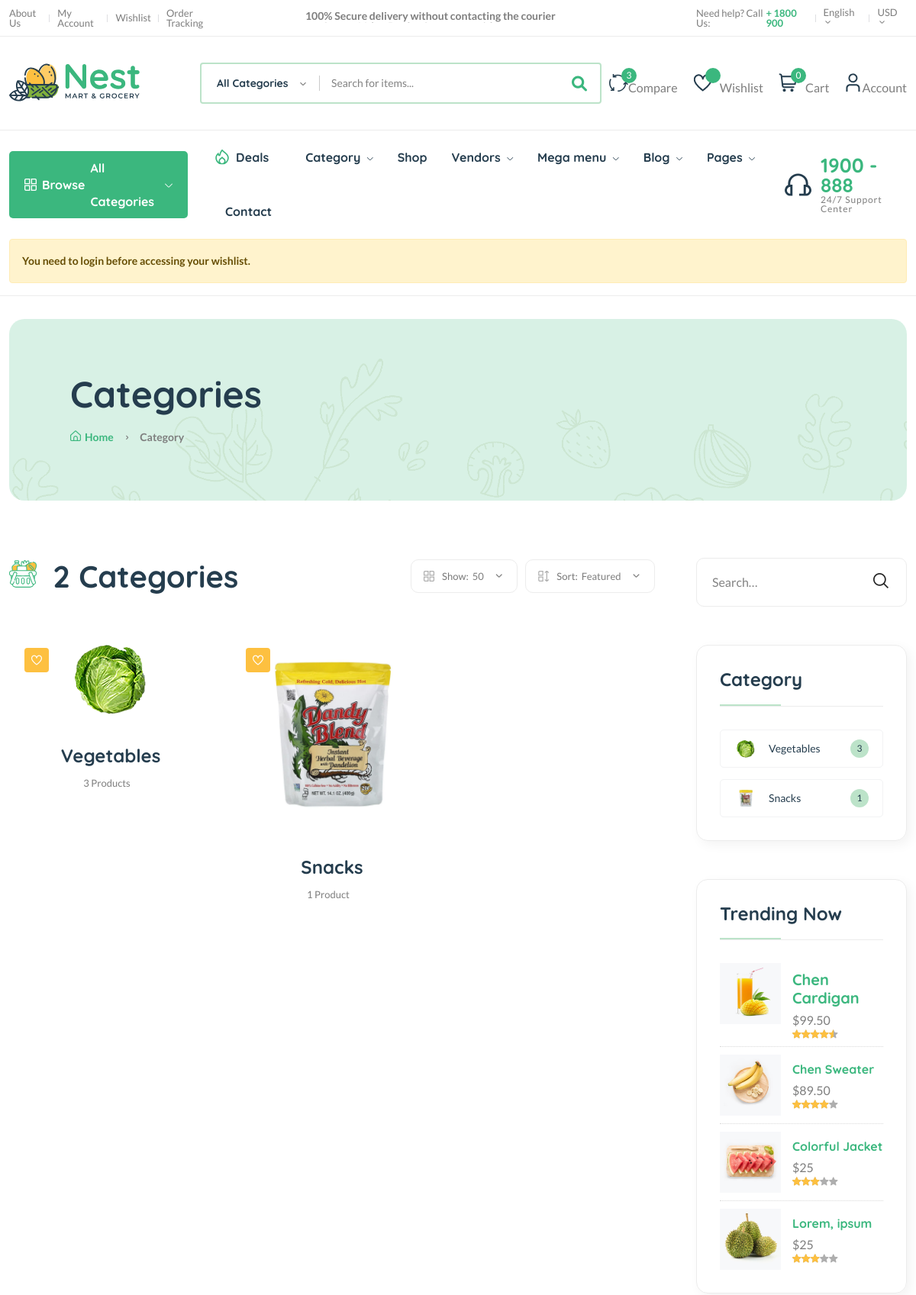
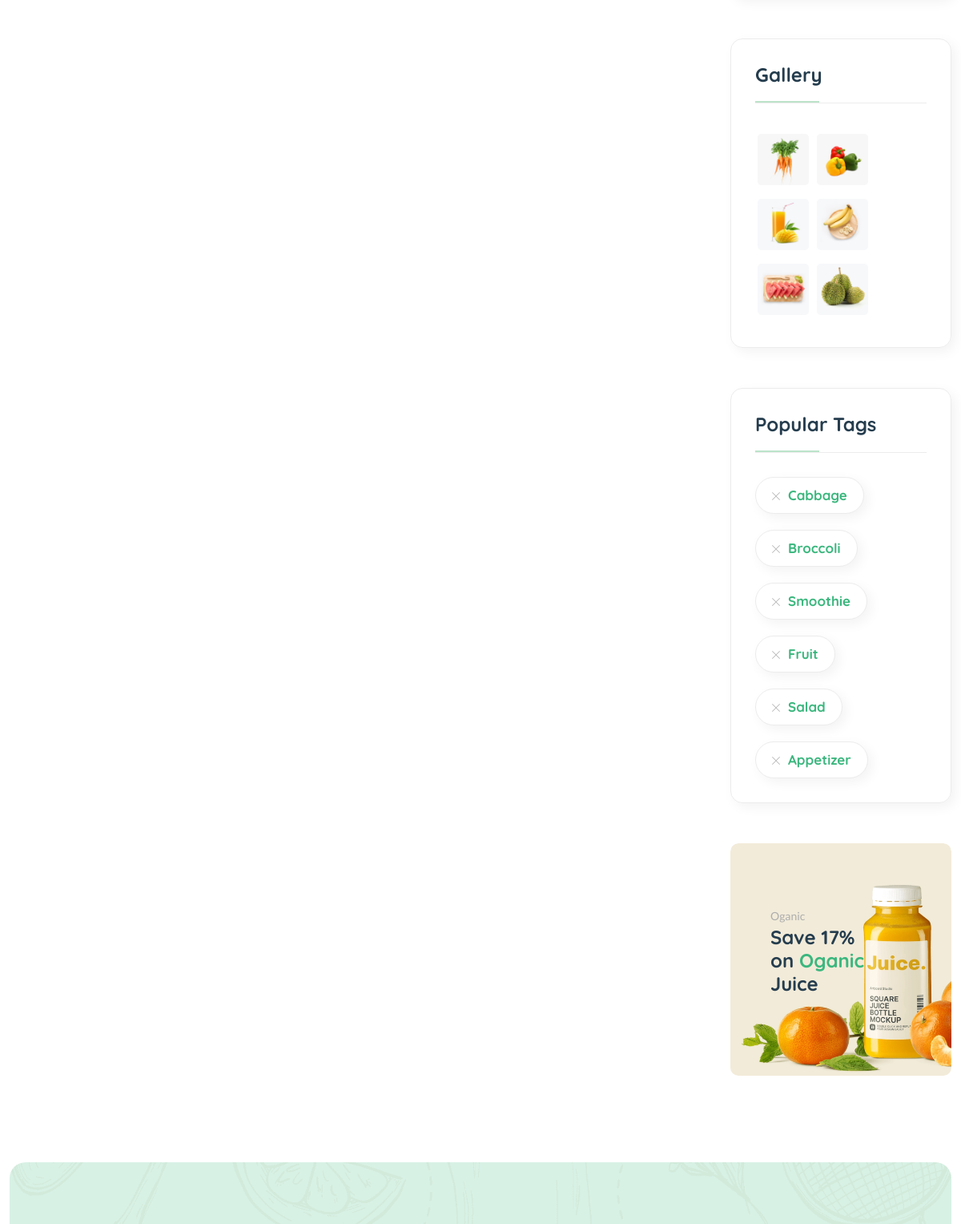
The page /category/ (upper part) on the database its author committed (2 pictures, top to bottom).
### core/models.py (models this page shows, shortened)
class Category(models.Model):
    cid = ShortUUIDField(unique=True, length=10, max_length=20, prefix='cid', alphabet='abcdefgh12345')
    title = models.CharField(max_length=100, default='Food')
    image = models.ImageField(upload_to='category', default='category.jpg')
    class Meta:
        verbose_name_plural = 'Categories'

### core/views.py (the view)
# urls.py: path('category/', category_list, name='category-list'),
def category_list(request):
    categories = Category.objects.all().annotate(product_count=Count('category'))
    context = {
        'categories': categories,
    }
    return render(request, 'core/category-list.html', context)

### core/context_processor.py (called while the page is built)
def default(request):
    categories = Category.objects.all()
    vendors = Vendor.objects.all()
    min_max_price = Product.objects.aggregate(Min('price'), Max('price'))
    try:
        wishlist = WishList.objects.filter(user=request.user)
    except:
        messages.warning(request, 'You need to login before accessing your wishlist.')
        wishlist = 0
    try:
         address = Address.objects.get(user=request.user)
    except:
        address = None
    return {
        'vendors': vendors,
        'wishlist': wishlist,
        'categories': categories,
        'address': address,
        'min_max_price': min_max_price,
    }

### templates/core/category-list.html (shortened to what this page needs)
{%  extends 'partials/base.html' %}
{% load static %}
{% block content %}
    <main class="main">
        <div class="page-header mt-30 mb-75">
            <div class="container">
                <div class="archive-header">
                    <div class="row align-items-center">
                        <div class="col-xl-3">
                            <h1 class="mb-15">Categories</h1>
                            <div class="breadcrumb">
                                <a href="index.html" rel="nofollow"><i class="fi-rs-home mr-5"></i>Home</a>
                                <span></span> Category
                            </div>
                        </div>
                    </div>
                </div>
            </div>
        </div>
        <div class="page-content mb-50">
            <div class="container">
                <div class="row">
                    <div class="col-lg-9">
                        <div class="shop-product-fillter mb-50 pr-30">
                            <div class="totall-product">
                                <h2>
                                    <img class="w-36px mr-10" src="assets/imgs/theme/icons/category-1.svg" alt="" />
                                    {{ categories.count }} Categories
                                </h2>
                            </div>
                            <div class="sort-by-product-area">
                                <div class="sort-by-cover mr-10">
                                    <div class="sort-by-product-wrap">
                                        <div class="sort-by">
                                            <span><i class="fi-rs-apps"></i>Show:</span>
                                        </div>
                                        <div class="sort-by-dropdown-wrap">
                                            <span> 50 <i class="fi-rs-angle-small-down"></i></span>
                                        </div>
                                    </div>
                                </div>
                                <div class="sort-by-cover">
                                    <div class="sort-by-product-wrap">
                                        <div class="sort-by">
                                            <span><i class="fi-rs-apps-sort"></i>Sort:</span>
                                        </div>
                                        <div class="sort-by-dropdown-wrap">
                                            <span>Featured <i class="fi-rs-angle-small-down"></i></span>
                                        </div>
                                    </div>
                                </div>
                            </div>
                        </div>
                        <div class="loop-grid pr-30">
                            <div class="row">
                                {% for category in categories %}
                                <article class="col-xl-4 col-lg-6 col-md-6 text-center hover-up mb-30 animated">
                                    <div class="post-thumb">
                                        <a href="{% url 'core:category-product-list' category.cid %}">
                                            <img class="border-radius-15" src="{{ category.image.url }}" alt="" />
                                        </a>
                                        <div class="entry-meta">
                                            <a class="entry-meta meta-2" href="blog-category-grid.html"><i class="fi-rs-heart"></i></a>
                                        </div>
                                    </div>
                                    <div class="entry-content-2">
                                        <h4 class="post-title mb-15">
                                            <a href="{% url 'core:category-product-list' category.cid %}">{{ category.title }}</a>
                                        </h4>
                                        <div class="entry-meta font-xs color-grey mt-10 pb-10">
                                            <div>
                                                <span class="hit-count mr-10">{{ category.category.count }} Product{{ category.category.count|pluralize }}</span>
                                            </div>
                                        </div>
                                    </div>
                                </article>
                                {% endfor %}
                            </div>
                        </div>
                    </div>
                    <div class="col-lg-3 primary-sidebar sticky-sidebar">
                        <div class="widget-area">
                            <div class="sidebar-widget-2 widget_search mb-50">
                                <div class="search-form">
                                    <form action="#">
                                        <input type="text" placeholder="Search…" />
                                        <button type="submit"><i class="fi-rs-search"></i></button>
                                    </form>
                                </div>
                            </div>
                            <div class="sidebar-widget widget-category-2 mb-50">
                                <h5 class="section-title style-1 mb-30">Category</h5>
                                <ul>
                                    {% for category in categories %}
                                    <li>
                                        <a href="shop-grid-right.html"> <img src="{{ category.image.url }}" alt="" />{{ category.title}}</a><span class="count">{{ category.category.count }}</span>
                                    </li>
                                    {% endfor %}
                                </ul>
                            </div>
                            <div class="sidebar-widget product-sidebar mb-50 p-30 bg-grey border-radius-10">
                                <h5 class="section-title style-1 mb-30">Trending Now</h5>
                                <div class="single-post clearfix">
                                    <div class="image">
                                        <img src="assets/imgs/shop/thumbnail-3.jpg" alt="#" />
                                    </div>
                                    <div class="content pt-10">
                                        <h5><a href="shop-product-detail.html">Chen Cardigan</a></h5>
                                        <p class="price mb-0 mt-5">$99.50</p>
                                        <div class="product-rate">
                                            <div class="product-rating" style="width: 90%"></div>
                                        </div>
                                    </div>
                                </div>
                                <div class="single-post clearfix">
                                    <div class="image">
                                        <img src="assets/imgs/shop/thumbnail-4.jpg" alt="#" />
                                    </div>
                                    <div class="content pt-10">
                                        <h6><a href="shop-product-detail.html">Chen Sweater</a></h6>
                                        <p class="price mb-0 mt-5">$89.50</p>
                                        <div class="product-rate">
                                            <div class="product-rating" style="width: 80%"></div>
                                        </div>
                                    </div>
                                </div>
                                <div class="single-post clearfix">
                                    <div class="image">
                                        <img src="assets/imgs/shop/thumbnail-5.jpg" alt="#" />
                                    </div>
                                    <div class="content pt-10">
                                        <h6><a href="shop-product-detail.html">Colorful Jacket</a></h6>
                                        <p class="price mb-0 mt-5">$25</p>
                                        <div class="product-rate">
                                            <div class="product-rating" style="width: 60%"></div>
                                        </div>
                                    </div>
                                </div>
                                <div class="single-post clearfix">
                                    <div class="image">
                                        <img src="assets/imgs/shop/thumbnail-6.jpg" alt="#" />
                                    </div>
                                    <div class="content pt-10">
                                        <h6><a href="shop-product-detail.html">Lorem, ipsum</a></h6>
                                        <p class="price mb-0 mt-5">$25</p>
                                        <div class="product-rate">
                                            <div class="product-rating" style="width: 60%"></div>
                                        </div>
                                    </div>
                                </div>
                            </div>
                            <div class="sidebar-widget widget_instagram mb-50">
                                <h5 class="section-title style-1 mb-30">Gallery</h5>
                                <div class="instagram-gellay">
                                    <ul class="insta-feed">
                                        <li>
                                            <a href="#"><img class="border-radius-5" src="assets/imgs/shop/thumbnail-1.jpg" alt="" /></a>
                                        </li>
                                        <li>
                                            <a href="#"><img class="border-radius-5" src="assets/imgs/shop/thumbnail-2.jpg" alt="" /></a>
                                        </li>
                                        <li>
                                            <a href="#"><img class="border-radius-5" src="assets/imgs/shop/thumbnail-3.jpg" alt="" /></a>
                                        </li>
                                        <li>
                                            <a href="#"><img class="border-radius-5" src="assets/imgs/shop/thumbnail-4.jpg" alt="" /></a>
                                        </li>
                                        <li>
                                            <a href="#"><img class="border-radius-5" src="assets/imgs/shop/thumbnail-5.jpg" alt="" /></a>
                                        </li>
                                        <li>
                                            <a href="#"><img class="border-radius-5" src="assets/imgs/shop/thumbnail-6.jpg" alt="" /></a>
                                        </li>
                                    </ul>
                                </div>
                            </div>
                            <div class="sidebar-widget widget-tags mb-50 pb-10">
                                <h5 class="section-title style-1 mb-30">Popular Tags</h5>
                                <ul class="tags-list">
                                    <li class="hover-up">
                                        <a href="blog-category-grid.html"><i class="fi-rs-cross mr-10"></i>Cabbage</a>
                                    </li>
                                    <li class="hover-up">
                                        <a href="blog-category-grid.html"><i class="fi-rs-cross mr-10"></i>Broccoli</a>
                                    </li>
                                    <li class="hover-up">
                                        <a href="blog-category-grid.html"><i class="fi-rs-cross mr-10"></i>Smoothie</a>
                                    </li>
                                    <li class="hover-up">
                                        <a href="blog-category-grid.html"><i class="fi-rs-cross mr-10"></i>Fruit</a>
                                    </li>
                                    <li class="hover-up mr-0">
                                        <a href="blog-category-grid.html"><i class="fi-rs-cross mr-10"></i>Salad</a>
                                    </li>
                                    <li class="hover-up mr-0">
                                        <a href="blog-category-grid.html"><i class="fi-rs-cross mr-10"></i>Appetizer</a>
                                    </li>
                                </ul>
                            </div>
                            <div class="banner-img wow fadeIn mb-50 animated d-lg-block d-none">
                                <img src="assets/imgs/banner/banner-11.png" alt="" />
                                <div class="banner-text">
                                    <span>Oganic</span>
                                    <h4>
                                        Save 17% <br />
                                        on <span class="text-brand">Oganic</span><br />
                                        Juice
                                    </h4>
                                </div>
                            </div>
                        </div>
                    </div>
                </div>
            </div>
        </div>
    </main>
{% endblock %}

### rows shown on the page
Category: image (picture), title "Vegetables", category.count "3"
Category: image (picture), title "Snacks", category.count "1"

### other values the page prints
{{ request.session.cart_data_obj|length }} "0"
{{ message }} "You need to login before accessing your wishlist."
{{ categories.count }} "2"
